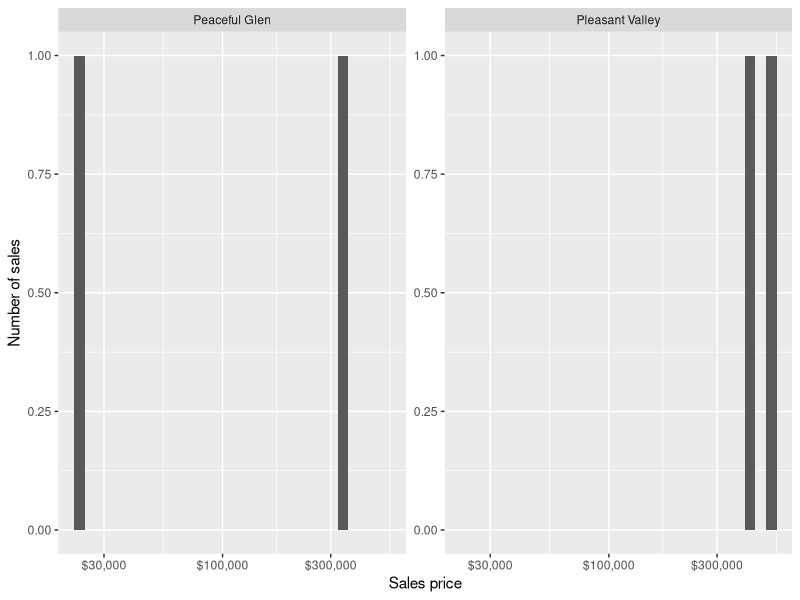

Write R code to recreate this figure.
library(tidyverse)
#First fake data will be generated
sales <- data.frame(
                  neighborhood = c("Peaceful Glen", "Peaceful Glen", "Peaceful Glen",
                    "Peaceful Glen", "Pleasant Valley", "Pleasant Valley",
                    "Pleasant Valley", "Pleasant Valley", "Pleasant Valley"),
                  property_class = c("Dwelling", "Dwelling", "Mobile Home",
                                     "Mobile Home", "Commercial", "Commercial",
                                     "Dwelling", "Dwelling", "Mobile Home"),
                  sales_price = c(22900, 349900, 235000, 29000, 340000, 940250,
                                  510000, 429382, 9000)
                  )
head(x = sales, n = 5) #Displays the first five rows of data

total_sales <- nrow(sales) #Displays the number of rows of data

dwelling_sales <- filter(sales,
                         property_class == "Dwelling") #Keep just Dwelling sales

head(x = dwelling_sales, n = 5)

#Average price by neighborhood
dwelling_sales %>%
  group_by(neighborhood) %>%
  summarize(
    n_sales = n(),
    mean_price = mean(sales_price),
    median_price = median(sales_price)
  ) %>%
  arrange(median_price)

#plot all sales prices by neighborhood
dwelling_sales %>%
  ggplot(aes(sales_price)) +
  geom_histogram() +
  scale_x_log10(labels = scales::label_dollar()) +
  facet_wrap(~ neighborhood, scale = "free_y") +
  labs(
    x = "Sales price",
    y = "Number of sales"
  )